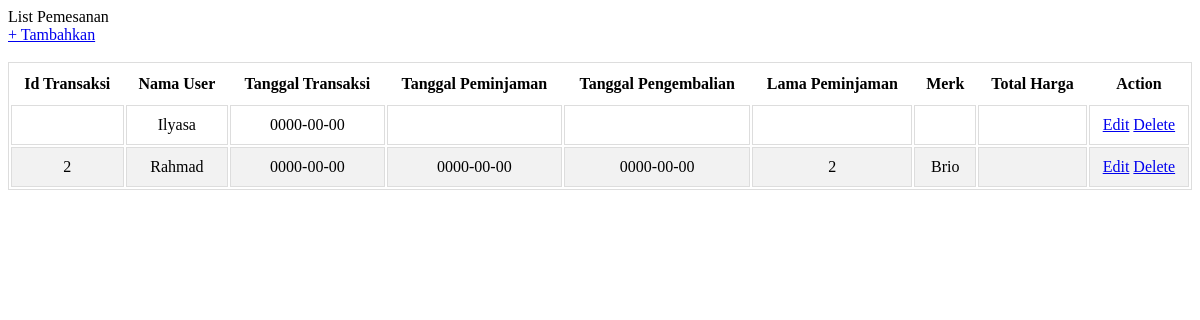
/page/master/pemesanan/list-pemesanan.php, run on the app's committed database.
### tables this page shows
CREATE TABLE `transaksi` (
  `id_transaksi` int(10) NOT NULL,
  `id_user` int(10) DEFAULT NULL,
  `tgl_transaksi` date DEFAULT NULL
);

CREATE TABLE `user` (
  `id_user` int(10) NOT NULL,
  `nama` varchar(30) NOT NULL,
  `alamat` varchar(30) NOT NULL,
  `notelp` varchar(15) NOT NULL
);

CREATE TABLE `detail_transaksi` (
  `id_transaksi` int(10) DEFAULT NULL,
  `id_kendaraan` int(10) DEFAULT NULL,
  `id_detail` int(10) NOT NULL,
  `tgl_peminjaman` date DEFAULT NULL,
  `tgl_pengembalian` date DEFAULT NULL,
  `lama_peminjaman` int(10) DEFAULT NULL
);

CREATE TABLE `kendaraan` (
  `id_kendaraan` int(10) NOT NULL,
  `id_transmisi` int(10) DEFAULT NULL,
  `merk` varchar(20) NOT NULL,
  `nopol` varchar(10) NOT NULL
);

### page/master/pemesanan/list-pemesanan.php (the view, shortened to what this page needs)
<?php
    include('koneksi.php');
    $select_pemesanan	= mysqli_query($koneksi, "SELECT transaksi.*,detail_transaksi.*,user.*, kendaraan.merk
    FROM transaksi
    LEFT JOIN user ON transaksi.id_user = user.id_user
    LEFT JOIN detail_transaksi ON detail_transaksi.id_transaksi = transaksi.id_transaksi
    LEFT JOIN kendaraan ON detail_transaksi.id_kendaraan = kendaraan.id_kendaraan");
?>
<div class="list-jenis">
    <div class="row">
        <div class="col-sm-12">
            <section class="panel panel-default">
                <div class="panel panel-heading">List Pemesanan</div>
                <div class="panel panel-body">
                    <a href="index.php?page=master/pemesanan/pesanan" class="btn btn-primary btn-md"> + Tambahkan </a>
                    <br />  <br />
                    <table id="list-pemesanan" class="table table-hover">
                        <thead>
                            <tr>
                                <th>Id Transaksi</th>
                                <th>Nama User</th>
                                <th>Tanggal Transaksi</th>
                                <th>Tanggal Peminjaman</th>
                                <th>Tanggal Pengembalian</th>
                                <th>Lama Peminjaman</th>
                                <th>Merk</th>
                                <th>Total Harga</th>
                                <th>Action</th>
                            </tr>
                        </thead>
                        <tbody>
                            <?php
                            while($row_pemesanan = mysqli_fetch_array($select_pemesanan)){
                            ?>
                            <tr>
                                <td><?= $row_pemesanan['id_transaksi']; ?></td>
                                <td><?= $row_pemesanan['nama']; ?></td>
                                <td><?= $row_pemesanan['tgl_transaksi']; ?></td>
                                <td><?= $row_pemesanan['tgl_peminjaman']; ?></td>
                                <td><?= $row_pemesanan['tgl_pengembalian']; ?></td>
                                <td><?= $row_pemesanan['lama_peminjaman']; ?></td>
                                <td><?= $row_pemesanan['merk']; ?></td>
                                <td><?= $row_pemesanan['total_harga']; ?></td>
                                <td>
                                        <a href="index.php?page=master/pemesanan/update-pesanan&id=<?=$row_pemesanan['id_transaksi']; ?>" class="btn btn-warning">Edit</a>
                                        <a href="index.php?page=master/pemesanan/delete-pesanan&id_transaksi=<?=$row_pemesanan['id_transaksi']; ?>" class="btn btn-danger">Delete</a>
                                </td>
                            </tr>
                            <?php
                            }
                            ?>
                        </tbody>
                    </table>
                </div>
            </section>
        </div>
    </div>
</div>

### page/master/pemesanan/list-pemesanan.php (style rules this page uses)
table, th, td { border: 1px solid #ddd; }
table { width: 100%; }
th { font-weight: bold; border: none; }
tr:nth-child(even) { background-color: #f2f2f2; }
th, td { padding: 10px; text-align: center; }

### data on the page
transaksi: id_user.nama "Ilyasa", tgl_transaksi "0000-00-00"
transaksi: detail_transaksi.id_transaksi "2", id_user.nama "Rahmad", tgl_transaksi "0000-00-00", detail_transaksi.tgl_peminjaman "0000-00-00", detail_transaksi.tgl_pengembalian "0000-00-00", detail_transaksi.lama_peminjaman "2", kendaraan.merk "Brio"
